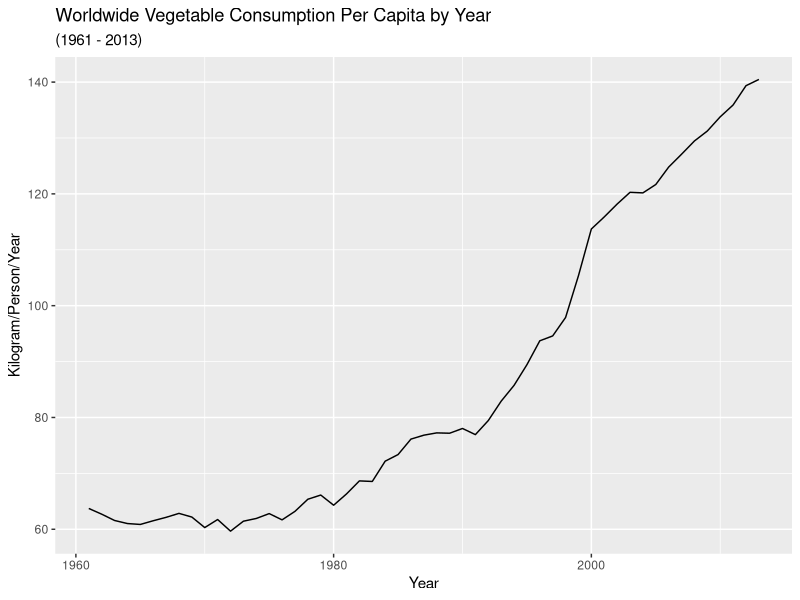
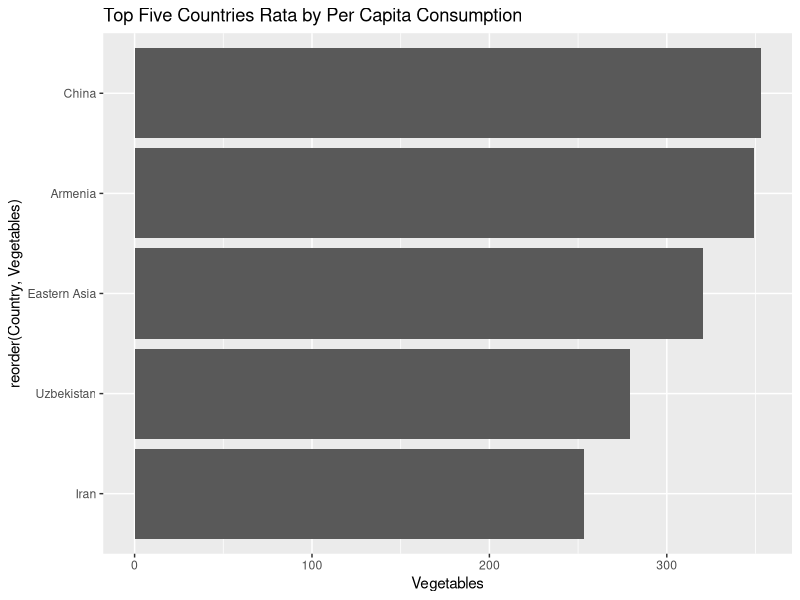
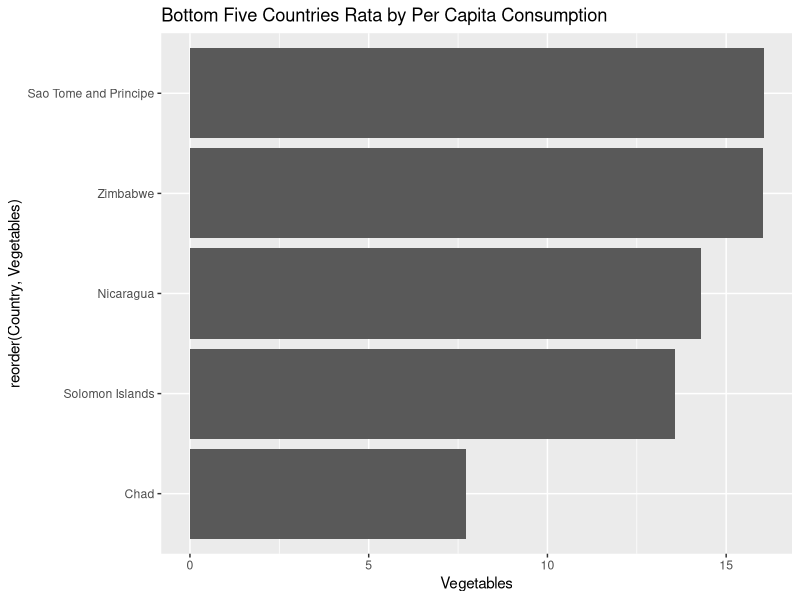

Reproduce these figures in R, in order.
library(ggplot2)
library(scales)
library(tidyr)
library(dplyr)

vegetable_consumption <- read.csv("./DATA/20-vegetable-consumption-per-capita.csv")
colnames(vegetable_consumption) <- c("Country","Code","Year","Vegetables")

### Worldwide vegetable Consumption per Capita
vegetable_consumption %>% filter(Country == "World") %>%
  ggplot() + geom_line(aes(x=Year,y=Vegetables)) +
  scale_y_continuous(labels=comma) +
  labs(title="Worldwide Vegetable Consumption Per Capita by Year",
       subtitle = "(1961 - 2013)",
       y="Kilogram/Person/Year")

## Top Five Countreis with hight per cap consumption

vegie_top <- vegetable_consumption %>% filter(Year =="2013") %>%  top_n(5,Vegetables)
vegie_top <- as.data.frame(vegie_top)

ggplot(vegie_top) + geom_col(aes(x=reorder(Country,Vegetables),y=Vegetables)) + coord_flip() +
  labs(title="Top Five Countries Rata by Per Capita Consumption")

### Plot Bottom Five Countries by Per Capita Consumption

vegie_bottom <- vegetable_consumption %>% filter(Year =="2013") %>%  top_n(-5,Vegetables)
vegie_bottom <- as.data.frame(vegie_bottom)

ggplot(vegie_bottom) + geom_col(aes(x=reorder(Country,Vegetables),y=Vegetables)) + coord_flip() +
  labs(title="Bottom Five Countries Rata by Per Capita Consumption")